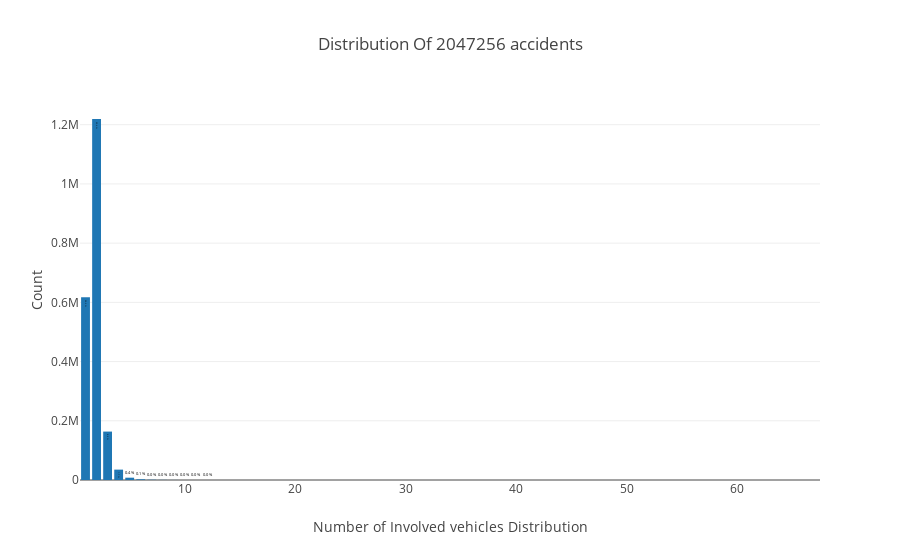

The code cell stored with this chart in its notebook:
### Code cell
trace = go.Bar(x = number_of_vehicles_distribution.index,
               text = ['{:.1f} %'.format(val) for val in (number_of_vehicles_distribution.values / df_accident_Severity.shape[0] * 100)],
               textposition = 'auto',
               textfont = dict(color = '#000000'),
               y = number_of_vehicles_distribution.values,
               )
layout = dict(title = 'Distribution Of {} accidents'.format(df_accident_Severity.shape[0]),
              xaxis = dict(title = 'Number of Involved vehicles Distribution'),
              yaxis = dict(title = 'Count'))
fig = go.Figure(data=[trace], layout=layout)
iplot(fig)

### Figure 1 — Plotly figure (JSON) as saved in the notebook; plotly's stock layout.template omitted (floating-point values rounded to 4 significant figures)
{"data": [{"text": ["0.0 %", "0.0 %", "0.0 %", "0.0 %", "0.0 %", "0.0 %", "0.0 %", "0.0 %", "0.0 %", "0.0 %", "0.0 %", "0.0 %", "0.0 %", "0.0 %", "0.0 %", "0.0 %", "0.0 %", "0.0 %", "0.0 %", "0.0 %", "0.0 %", "0.0 %", "0.0 %", "0.1 %", "0.4 %", "1.7 %", "8.0 %", "59.6 %", "30.2 %"], "textfont": {"color": "#000000"}, "textposition": "auto", "type": "bar", "uid": "3a46395c-0897-4da6-ba12-3308763a0886", "x": [67, 37, 34, 32, 29, 28, 23, 22, 21, 20, 19, 18, 17, 16, 15, 14, 13, 12, 11, 10, 9, 8, 7, 6, 5, 4, 3, 2, 1], "y": [1, 1, 1, 1, 1, 1, 1, 1, 1, 2, 2, 3, 1, 8, 4, 14, 14, 21, 37, 90, 177, 396, 864, 2393, 7813, 35067, 163519, 1219250, 617572]}], "layout": {"title": {"text": "Distribution Of 2047256 accidents"}, "xaxis": {"title": {"text": "Number of Involved vehicles Distribution"}}, "yaxis": {"title": {"text": "Count"}}}}
